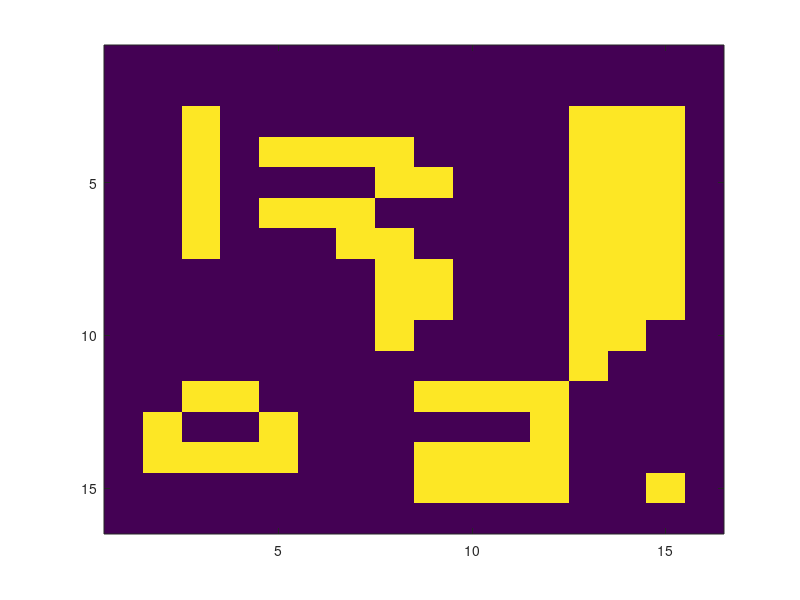

Write MATLAB code to recreate this figure. (Note: this script raises an error after producing the figure.)
%% Intro
clear,close all,clc
load Image1.mat
imagesc(Image1);
imagegrid(gca,size(Image1));
colormap(gca,hot);

%% Erosion
se1 = strel('square',3)
se2 = strel('disk',1)

subplot(2,2,1);
imagesc(Image1);
imagegrid(gca,size(Image1));
colormap(hot);
title('Original');

e1 = imerode(Image1, se1);
e2 = imerode(Image1, se2);

subplot(2,2,3)
imagesc(e1)
imagegrid(gca,size(Image1));
colormap(hot);
title('3x3 square erosion')

subplot(2,2,4)
imagesc(e2)
imagegrid(gca,size(Image1));
colormap(hot);
title('3x3 disk erosion')

%% Dilation
subplot(2,2,1);
imagesc(Image1);
imagegrid(gca,size(Image1));
colormap(hot);
title('Original');

d1 = imdilate(Image1, se1);
d2 = imdilate(Image1, se2);

subplot(2,2,3)
imagesc(d1)
imagegrid(gca,size(Image1));
colormap(hot);
title('3x3 square dilation')

subplot(2,2,4)
imagesc(d2)
imagegrid(gca,size(Image1));
colormap(hot);
title('3x3 disk dilation')

%% Opening
load Image1.mat

subplot(2,2,1);
imagesc(Image1);
imagegrid(gca,size(Image1));
colormap(hot);
title('Original');

o1 = imopen(Image1, se1);
%o2 = imopen(Image1, se2);
o2 = mopen(Image1, se1);

subplot(2,2,3)
imagesc(o1)
imagegrid(gca,size(o1));
colormap(hot);
title('3x3 square opening')

subplot(2,2,4)
imagesc(o2)
imagegrid(gca,size(o2));
colormap(hot);
title('3x3 square opening (own function)')


%subplot(2,2,4)
%imagesc(o2)
%imagegrid(gca,size(o2));
%colormap(hot);
%title('3x3 disk opening')

%% Closing
load Image1.mat

subplot(2,2,1);
imagesc(Image1);
imagegrid(gca,size(Image1));
colormap(hot);
title('Original');

c1 = imclose(Image1, se1);
%o2 = imopen(Image1, se2);
c2 = mclose(Image1, se1);

subplot(2,2,3)
imagesc(c1)
imagegrid(gca,size(c1));
colormap(hot);
title('3x3 square closing')

subplot(2,2,4)
imagesc(c2)
imagegrid(gca,size(c2));
colormap(hot);
title('3x3 square closing (own function)')

%% Rects
load rects.mat

subplot(2,2,1);
imagesc(rects);
colormap(hot);
title('Original');

se3 = strel('square',9);
o3 = imopen(rects, se3);

subplot(2,2,3)
imagesc(o3)
colormap(hot);
title('9x9 square opening')


%% Brain
clear all,close all,clc;
I = imread('BrainCT.png');
imshow(I);

I2 = I > 90;
imshow(I2);

se4 = strel('square',9);
se5 = strel('square',5);

I3 = imclose(I2, se4);

figure;
imshow(I3);

I4 = imopen(I3, se5);
figure;
imshow(I4);

se6 = strel('square',3);

I5 = imerode(I4, se6);

I6 = I4-I5;
figure;
imshow(I6);



